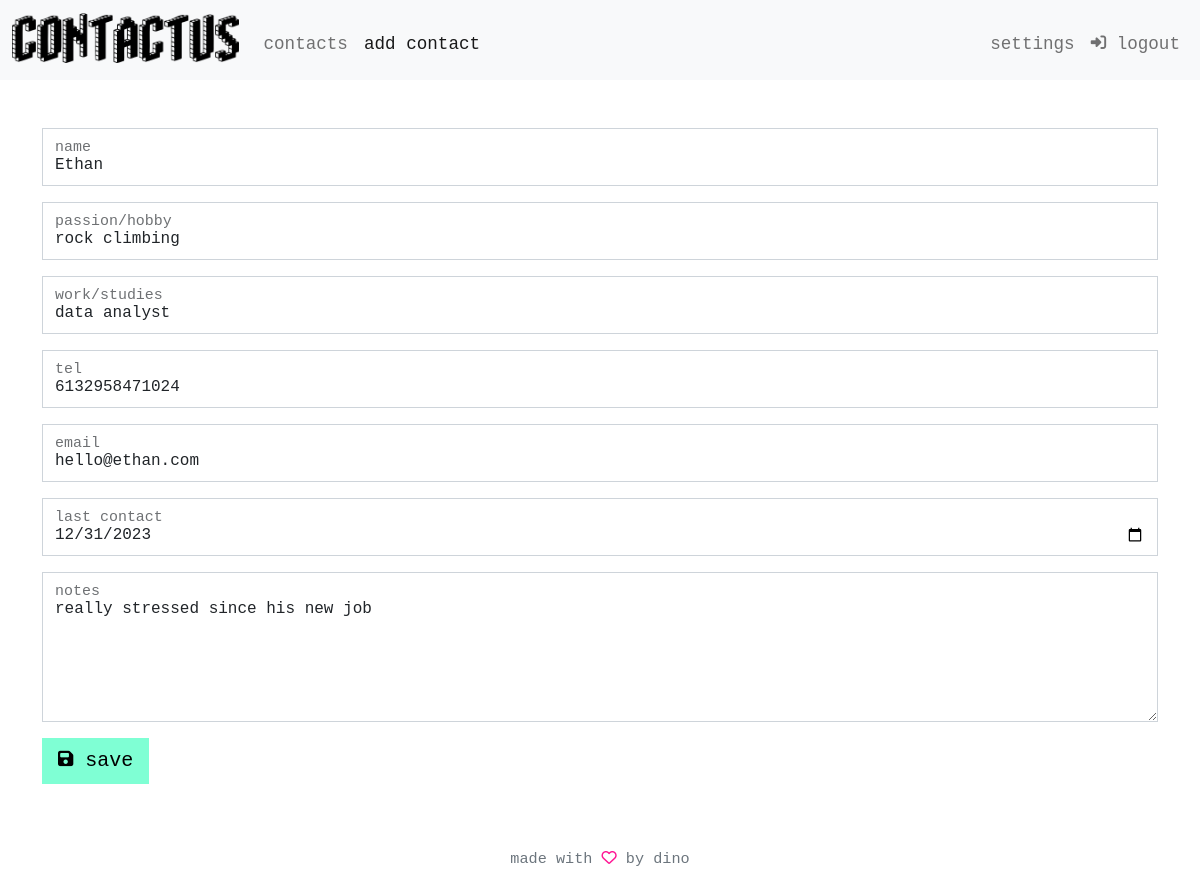
Page /edit-contact?id=2 (signed in) on the committed database.
### tables this page shows
CREATE TABLE 'contacts' ('id' INTEGER PRIMARY KEY AUTOINCREMENT NOT NULL, 'name' TEXT, 'passion' TEXT, 'work' TEXT,'tel' TEXT, 'email' TEXT, 'last' DATETIME, 'notes' TEXT, 'user_id' INTEGER);

### app.py (the view, shortened to what this page needs)
@app.route("/edit-contact", methods=["GET", "POST"])
@login_required
def edit_contact():
    user_id = session["user_id"]
    if request.method == "GET":
        contact_id = request.args.get("id")
        contact = db.execute("SELECT * FROM contacts WHERE id = ? AND user_id = ?", contact_id, user_id)
        return render_template("edit-contact.html", contact = contact[0])

### app.py (called while the page is built)
@app.after_request
def after_request(response):
    response.headers["Cache-Control"] = "no-cache, no-store, must-revalidate"
    response.headers["Expires"] = 0
    response.headers["Pragma"] = "no-cache"
    return response

### helpers.py (called while the page is built)
def login_required(f):
    @wraps(f)
    def decorated_function(*args, **kwargs):
        if session.get("user_id") is None:
            return redirect("/login")
        return f(*args, **kwargs)
    return decorated_function

### templates/edit-contact.html (shortened to what this page needs)
{% extends "layout.html" %}
{% block main %}
    <div class="container-sm">
        <form action="/edit-contact" method="post">
            {% include 'form.html' %}
        </form>
    </div>
{% endblock %}

### templates/form.html
<div class="form-floating mb-3">
    <input type="text" name="name" id="name" class="form-control" autofocus autocomplete="off" placeholder value="{{ contact.name }}">
    <label for="name">name</label>
</div>
<div class="form-floating mb-3">
    <input type="text" name="passion" id="passion" class="form-control" autocomplete="off" placeholder value="{{ contact.passion }}">
    <label for="passion">passion/hobby</label>
</div>
<div class="form-floating mb-3">
    <input type="text" name="work" id="work" class="form-control" autocomplete="off" placeholder value="{{ contact.work }}">
    <label for="work">work/studies</label>
</div>
<div class="form-floating mb-3">
    <input type="text" name="first-tel" id="first-tel" class="form-control" autocomplete="off" placeholder value="{{ contact.tel }}">
    <label for="first-tel">tel</label>
</div>
<div class="form-floating mb-3">
    <input type="email" name="email" id="email" class="form-control" autocomplete="off" placeholder value="{{ contact.email }}">
    <label for="email">email</label>
</div>
<div class="form-floating mb-3">
    <input type="date" name="last" id="last" class="form-control" placeholder value="{{ contact.last }}">
    <label for="last">last contact</label>
</div>
<div class="form-floating mb-3">
    <textarea name="notes" id="notes" class="form-control" autocomplete="off" placeholder>{{ contact.notes }}</textarea>
    <label for="notes">notes</label>
</div>
<div class="form-floating mb-3 align-left">
    <button class="btn btn-primary btn-lg" type="submit"><i class="fa-solid fa-floppy-disk fa-sm"></i> save</button>
</div>

### static/styles.css (style rules this page uses)
body { font-family: "Courier New", "Tahoma", sans-serif; font-size: 1.1rem; text-transform: lowercase; }
.align-left { text-align:left; }
#notes { height: 150px; }
.btn { border: 0; border-radius: 0; transition: none; }
.btn-primary { background-color: aquamarine; color: black; }
.form-control { border-radius: 0; }

### rows in the picture
contacts: name "Ethan", passion "rock climbing", work "data analyst", first-tel "6132958471024", email "hello@ethan.com", last "12/31/2023", notes "really stressed since his new job"
